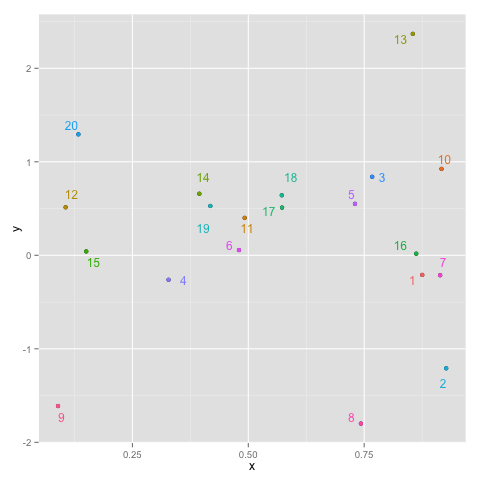

Write the R code that produced this figure.
# http://drunks-and-lampposts.com/2012/02/22/labelling-a-ggplot-scatterplot/
library(ggplot2)
library(directlabels)

n<-20
x<-runif(n)
y<-rnorm(n)
z<-as.character(1:n)
q<-qplot(x,y)+geom_point(aes(colour=z))
png('directlabels.png')
print(direct.label(q))
dev.off()